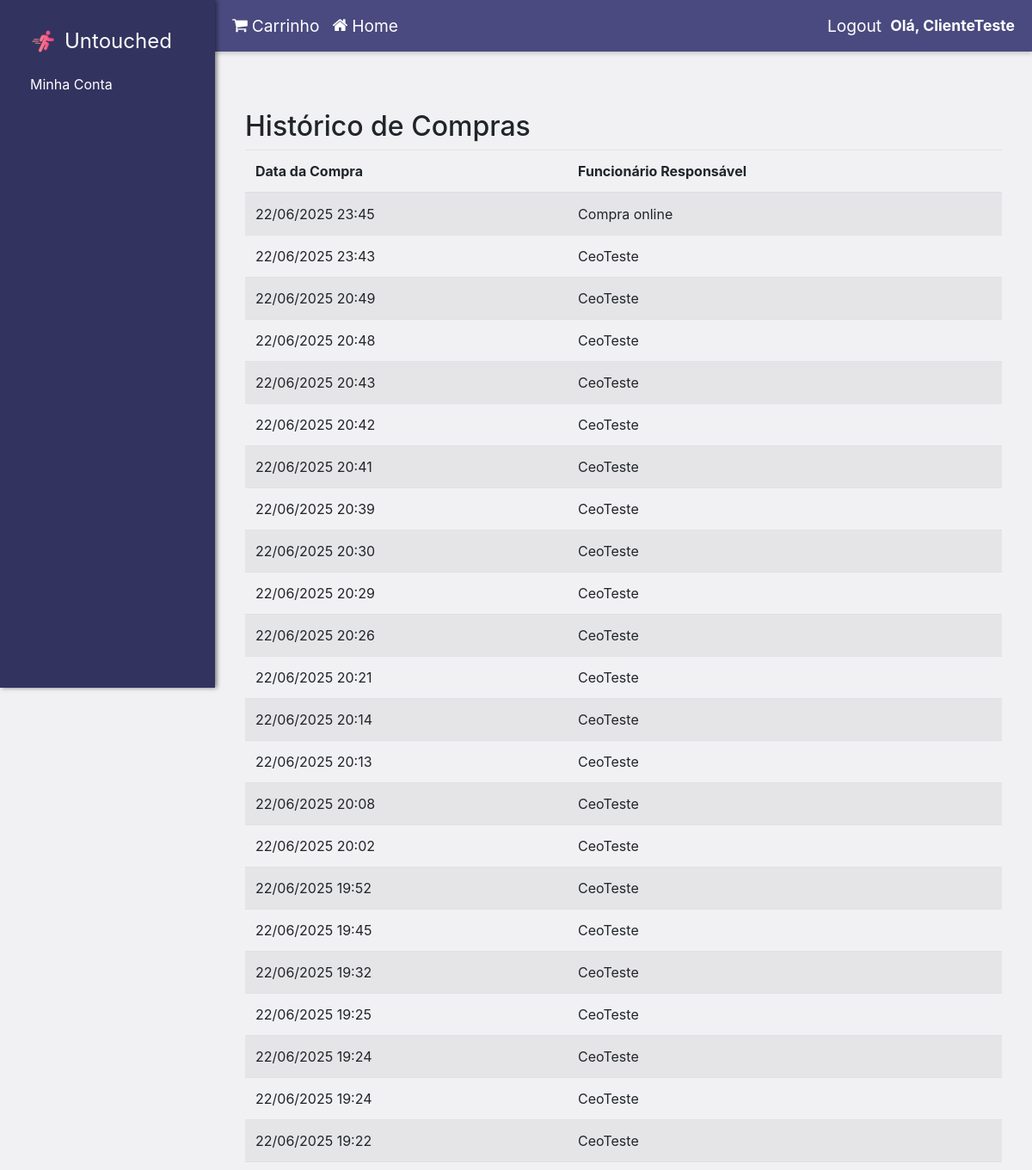
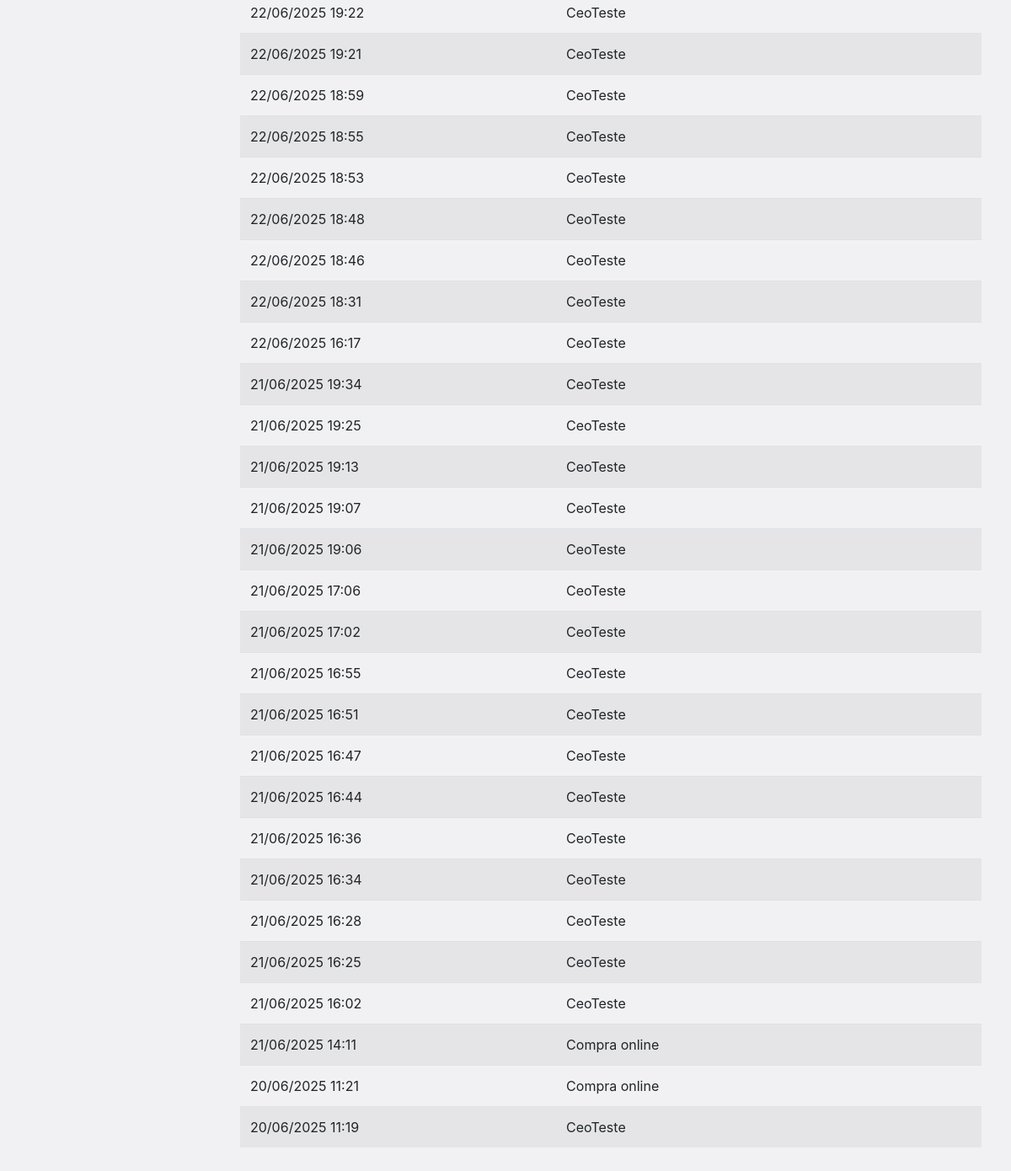
/cliente/cliente/historico_compras (signed in), run on the app's committed database (2 pictures, top to bottom).
### website/model/Users/SubGerente.py (models this page shows, shortened)
class SubGerente(Funcionario):
    __mapper_args__ = {
        'polymorphic_identity': 5
    }

### website/model/Vendas/Venda.py (models this page shows, shortened)
class Venda(db.Model):
    __tablename__ = 'venda'
    id = db.Column(db.Integer, primary_key=True)
    data_venda = db.Column(db.DateTime, default=datetime.utcnow)
    cliente_id = db.Column(db.Integer, db.ForeignKey('usuario.id'))
    funcionario_id = db.Column(db.Integer, db.ForeignKey('usuario.id'))
    itens_vendidos = db.relationship('ItemVendido', backref='itens')

### website/controller/clienteController.py (the view)
@clienteC.route('/cliente/historico_compras')
def historico_compras():
    cliente_id = current_user.id
    vendas = VendaDatabaseService.buscar_historico_compras(cliente_id)
    historico = []
    for venda in vendas:
        nome_funcionario = "Compra online"
        if venda.funcionario_id:
            nome = UserDatabaseService.get_nome_por_id(venda.funcionario_id)
            if nome:
                nome_funcionario = nome
        historico.append({
            'data_venda': venda.data_venda,
            'nome_funcionario': nome_funcionario
        })
    return render_template("historico_compras.html", historico=historico)

### website/model/Users/User.py (called while the page is built)
    @property
    def id(self):
        return self._id

### website/service/UserDatabaseService.py (called while the page is built)
    @staticmethod
    def get_nome_por_id(usuario_id):
        usuario = User.query.get(usuario_id)
        if usuario:
            return usuario.nome
        return None

### website/service/VendaDatabaseService.py (called while the page is built)
    @staticmethod
    def buscar_historico_compras(cliente_id):
        return Venda.query.filter_by(cliente_id=cliente_id).order_by(Venda.data_venda.desc()).all()

### website/templates/historico_compras.html (shortened to what this page needs)
{% extends 'layout.html' %}
{% block content %}
<div class="container mt-5">
    <h2>Histórico de Compras</h2>
    <table class="table table-striped">
        <thead>
            <tr>
                <th>Data da Compra</th>
                <th>Funcionário Responsável</th>
            </tr>
        </thead>
        <tbody>
            {% for item in historico %}
            <tr>
                <td>{{ item.data_venda.strftime('%d/%m/%Y %H:%M') }}</td>
                <td>{{ item.nome_funcionario }}</td>
            </tr>
            {% endfor %}
        </tbody>
    </table>
</div>
{% endblock %}

### website/templates/layout.html (shortened to what this page needs)
<!DOCTYPE html>
<html>
<head>
    <link
        rel="stylesheet"
        href="https://stackpath.bootstrapcdn.com/bootstrap/4.4.1/css/bootstrap.min.css"
    />
    <link
        rel="stylesheet"
        href="https://stackpath.bootstrapcdn.com/font-awesome/4.7.0/css/font-awesome.min.css"
    />
</head>
<body>
    <div class="sidebar">
        <div class="navbar-nav">
            <a class="navbar-brand" href="{{ url_for('homeC.home') }}">
                <img src="{{ url_for('static', filename='images/logo.png') }}" alt="Nossa Logo" height="30">
                <span style="font-size: 1.2em;">Untouched</span>
            </a>
            {% block sidebar_specific_content %}
                {% if current_user.is_authenticated%}
                    {%if current_user.tipo_usuario > 2%}
                        <a class="nav-item nav-link" href="{{ url_for('homeC.home_funcionario') }}">Minha Conta</a>
                    {%else%}
                        <a class="nav-item nav-link" href="{{ url_for('homeC.home_cliente') }}">Minha Conta</a>
                    {%endif%}
                {%else%}
                    <a class="nav-item nav-link" href="{{ url_for('loginC.login_page') }}">Login</a>
                    <a class="nav-item nav-link" href="{{ url_for('signC.sign_up') }}">Sign Up</a>
                {% endif %}
            {% endblock %}
        </div>
    </div>
    <div class="main-content-area">
        <div class="topbar">
            <div class="welcome-section">
                {% if current_user.is_authenticated %}
                {%if current_user.is_authenticated and current_user.tipo_usuario == 2%}
                    <a class="cart-link" href="{{ url_for('vendaC.carrinho') }}">
                        <i class="fa fa-shopping-cart"></i> Carrinho
                    </a>
                {%endif%}
                {%endif%}
                <a class="home-link" href="{{ url_for('homeC.home') }}">
                    <i class="fa fa-home"></i> Home
                </a>
            </div>
            <div class="auth-info">
                {% if current_user.is_authenticated %}
                    <a class="auth-link" href="{{ url_for('loginC.logout') }}">Logout</a>
                    <span class="welcome-message">Olá, {{ current_user.nome }}</span>
                {% else %}
                    <a class="auth-link" href="{{ url_for('loginC.login_page') }}">Login</a>
                    <a class="auth-link" href="{{ url_for('signC.sign_up') }}">Sign Up</a>
                {% endif %}
            </div>
        </div>
        <div class="content-wrapper">
          {% block content %}
          {% endblock %}
        </div>
    </div>
</body>
</html>

### website/templates/layout.html (style rules this page uses)
body { display: flex; min-height: 100vh; margin: 0; background-color: #eeeef0c5; }
.sidebar { width: 250px; flex-shrink: 0; background-color: #333360; color: white; padding: 20px; box-shadow: 2px 0 5px rgba(0,0,0,0.5); position: sticky; top: 0; height: 100vh; overflow-y: auto; display: flex; flex-direction: column; }
.sidebar .navbar-brand, .sidebar .nav-link { color: white !important; padding: 10px 15px; display: flex; align-items: center; text-decoration: none; }
.sidebar .navbar-brand img { margin-right: 10px; }
.main-content-area { flex-grow: 1; display: flex; flex-direction: column; }
.topbar { background-color: #4a4a80; color: white; padding: 10px 20px; display: flex; justify-content: space-between; align-items: center; box-shadow: 0 2px 5px rgba(0,0,0,0.2); height: 60px; flex-shrink: 0; }
.topbar .welcome-section { display: flex; align-items: center; gap: 15px; }
.topbar .welcome-message { font-size: 1.1em; font-weight: bold; }
.topbar .home-link, .topbar .cart-link, .topbar .auth-link, .topbar .my-account-link { color: white !important; text-decoration: none; font-size: 1.2em; display: flex; align-items: center; transition: color 0.2s ease-in-out; }
.topbar .home-link i, .topbar .cart-link i { margin-right: 5px; }
.topbar .auth-info { display: flex; align-items: center; gap: 10px; }
.content-wrapper { flex-grow: 1; padding: 20px; }

### data on the page
SubGerente: nome "ClienteTeste"
Venda: data_venda "22/06/2025 23:45"
SubGerente: data_venda "22/06/2025 23:43", nome_funcionario "CeoTeste", data_venda "22/06/2025 20:49", data_venda "22/06/2025 20:48", data_venda "22/06/2025 20:43", data_venda "22/06/2025 20:42", data_venda "22/06/2025 20:41", data_venda "22/06/2025 20:39", data_venda "22/06/2025 20:30", data_venda "22/06/2025 20:29", data_venda "22/06/2025 20:26", data_venda "22/06/2025 20:21", data_venda "22/06/2025 20:14", data_venda "22/06/2025 20:13", data_venda "22/06/2025 20:08", data_venda "22/06/2025 20:02", data_venda "22/06/2025 19:52", data_venda "22/06/2025 19:45", data_venda "22/06/2025 19:32", data_venda "22/06/2025 19:25", data_venda "22/06/2025 19:24", data_venda "22/06/2025 19:22", data_venda "22/06/2025 19:21", data_venda "22/06/2025 18:59", data_venda "22/06/2025 18:55", data_venda "22/06/2025 18:53", data_venda "22/06/2025 18:48", data_venda "22/06/2025 18:46", data_venda "22/06/2025 18:31", data_venda "22/06/2025 16:17", data_venda "21/06/2025 19:34", data_venda "21/06/2025 19:25", data_venda "21/06/2025 19:13", data_venda "21/06/2025 19:07", data_venda "21/06/2025 19:06", data_venda "21/06/2025 17:06", data_venda "21/06/2025 17:02", data_venda "21/06/2025 16:55", data_venda "21/06/2025 16:51", data_venda "21/06/2025 16:47", data_venda "21/06/2025 16:44", data_venda "21/06/2025 16:36", data_venda "21/06/2025 16:34", data_venda "21/06/2025 16:28", data_venda "21/06/2025 16:25", data_venda "21/06/2025 16:02", data_venda "20/06/2025 11:19"
Venda: data_venda "21/06/2025 14:11"
Venda: data_venda "20/06/2025 11:21"

### other printed values
{{ item.nome_funcionario }} "Compra online" "Compra online" "Compra online"
